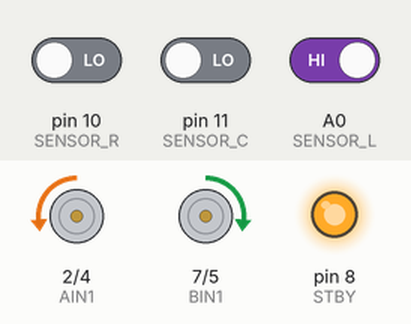
A sketch run on a simulated Arduino Uno, built with avr-gcc and run on an emulated ATmega328P. Shown: motor-driver pin pairs drawn as motors (green arrow = first pin HIGH = forward, orange = second pin HIGH = backward, longer = more drive, scaled by the enable pin, stopped while the standby pin is LOW), output pins drawn as LEDs (lit = HIGH). The inputs (shaded band) are chosen by the test bench; at power-on: pin 10 (SENSOR_R) LOW, A0 (SENSOR_L) HIGH, pin 11 (SENSOR_C) LOW.

Above: at 4.2 s.
4.3 s: pin 10 (SENSOR_R) driven HIGH
At 4.6 s:
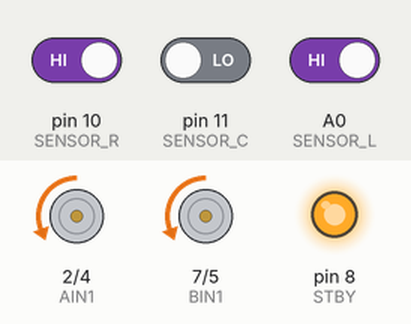
5.8 s: A0 (SENSOR_L) driven LOW
At 7.0 s:
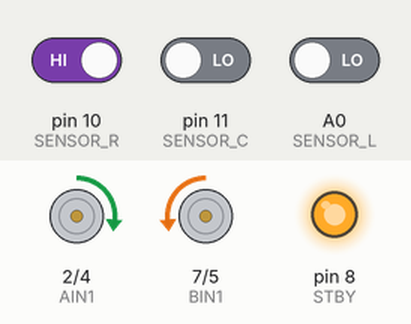
7.3 s: A0 (SENSOR_L) driven HIGH
At 8.1 s:
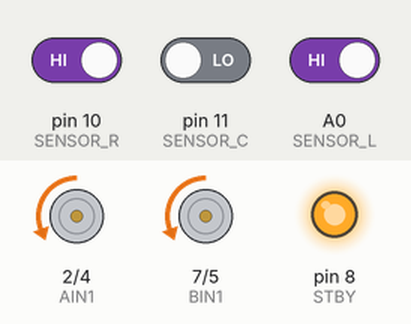
8.8 s: pin 10 (SENSOR_R) driven LOW
At 9.2 s:
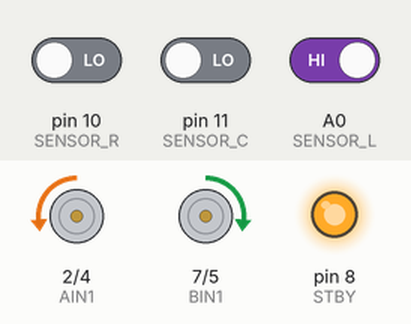
Timing chart, 0 to 11.3 s (numbered marks = the images above; inputs shaded):
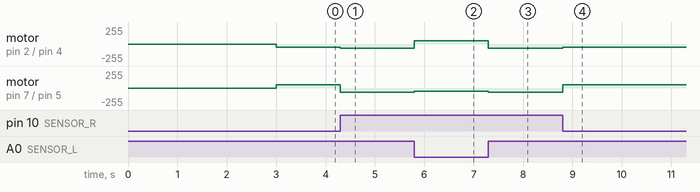

The sketch:

linetracing_mobotshield_v1_3.ino
```cpp
/***************************************************************************
 Line tracing example using the Kimat MoBot Shield.

 This software is free provided that this notice is not removed and proper attribution
 is accorded to Layad Circuits and its Author(s).
 Layad Circuits invests resources in producing free software. By purchasing Layad Circuits'
 products or utilizing its services, you support the continuing development of free software
 for all.

 Author(s): C.D.Malecdan for Layad Circuits Electronics Engineering
 Revision: 1.1 - 2019/06/11 - adjusted speed and other parameters
 Layad Circuits Electronics Engineering Supplies and Services
 B314 Lopez Bldg., Session Rd. cor. Assumption Rd., Baguio City, Philippines
 www.layadcircuits.com
 general: info@layadcircuits.com
 sales: sales@layadcircuits.com
 +63-916-442-8565
 * NOTES:
 * Install right motor(s) on AIN1 & AIN2
 * Install left motor(s) on BIN1 & BIN2
 * When the Single Supply microjumper is installed, install just ONE power source for
 * both Arduino (6-12V) and Motors(voltage dependes on motors). This single power source must be a voltage accepted by both Arduino and motors
 ***************************************************************************/

/* Hardware notes
 * 3 Saleng Trackers on pins headers
 * I1(left),I2(center) and I3(right)
 * Install right motor(s) on AIN1 & AIN2
 * Install left motor(s) on BIN1 & BIN2
 */

// change below to define if line
// is black on white background or
// white on black background.
// These define the sensor value when
// under black and white surface
// You may also use the DO and ~DO
// pins of the Saleng Tracker to
// change line configuration

#define BLK LOW  // line
#define WHT HIGH // background

// speed setting based on movement
// 255=full speed
#define SPEED_ON_TURNS 48
#define SPEED_FORWARD 64
#define SPEED_BACKWARD 32

#define AIN1 2
#define BIN1 7
#define AIN2 4
#define BIN2 5
#define PWMA 3
#define PWMB 6
#define STBY 8
#define SENSOR_L A0
#define SENSOR_C 11
#define SENSOR_R 10

byte sensorL, sensorC, sensorR;


void speedSetting(byte val)
{
  analogWrite(PWMA,val);
  analogWrite(PWMB,val);
}

void forward()
{
  speedSetting(SPEED_FORWARD);
  digitalWrite(AIN1,LOW);
  digitalWrite(AIN2,HIGH);
  digitalWrite(BIN1,LOW);
  digitalWrite(BIN2,HIGH);
}

void backward()
{
  speedSetting(SPEED_BACKWARD);
  digitalWrite(AIN1,HIGH);
  digitalWrite(AIN2,LOW);
  digitalWrite(BIN1,HIGH);
  digitalWrite(BIN2,LOW);
}

void turnleft()
{
  speedSetting(SPEED_ON_TURNS);
  digitalWrite(AIN1,LOW);
  digitalWrite(AIN2,HIGH);
  digitalWrite(BIN1,HIGH);
  digitalWrite(BIN2,LOW);
}

void turnright()
{
  speedSetting(SPEED_ON_TURNS);
  digitalWrite(AIN1,HIGH);
  digitalWrite(AIN2,LOW);
  digitalWrite(BIN1,LOW);
  digitalWrite(BIN2,HIGH);
}

void motorstop()
{
  digitalWrite(AIN1,LOW);
  digitalWrite(AIN2,LOW);
  digitalWrite(BIN1,LOW);
  digitalWrite(BIN2,LOW);
}

void shortbreak()
{
  digitalWrite(AIN1,HIGH);
  digitalWrite(AIN2,HIGH);
  digitalWrite(BIN1,HIGH);
  digitalWrite(BIN2,HIGH);
}


void setup() {
  pinMode(SENSOR_L,INPUT);
  pinMode(SENSOR_C,INPUT);
  pinMode(SENSOR_R,INPUT);
  pinMode(AIN1,OUTPUT);
  pinMode(AIN2,OUTPUT);
  pinMode(BIN1,OUTPUT);
  pinMode(BIN2,OUTPUT);
  pinMode(STBY,OUTPUT); // may be removed if H3 jumper is between STBY and 5V
  digitalWrite(STBY,HIGH);//enable driver
  //we use a slow speed to avoid
  // overshooting lines
  // and conserve battery
  // full speed = 255
  speedSetting(80);
  delay(3000); // add 5s delay
  Serial.begin(115200);
}

void loop() {
  // read and store all sensors
  sensorL = digitalRead(SENSOR_L);
  sensorC = digitalRead(SENSOR_C);
  sensorR = digitalRead(SENSOR_R);

  if(sensorL == BLK && sensorC == BLK && sensorR == BLK)
  {
    //do nothing
  }
  else if(sensorL == WHT && sensorC == BLK && sensorR == BLK)
  {
    turnleft();
  }
  else if(sensorL == WHT && sensorC == BLK && sensorR == WHT)
  {
    // confused! Just move forward
    forward();
  }
  else if(sensorL == BLK && sensorC == BLK && sensorR == WHT)
  {
    turnright();
  }
  else if(sensorL == BLK && sensorC == WHT && sensorR == BLK)
  {
    forward();
  }
  else if(sensorL == WHT && sensorC == WHT && sensorR == BLK)
  {
    turnleft();
  }
  else if(sensorL == WHT && sensorC == WHT && sensorR == WHT)
  {
    forward();
  }
  else if(sensorL == BLK && sensorC == WHT && sensorR == WHT)
  {
    turnright();
  }

}
```

Measured:
- after the input at 4.3 s, motor on pin 2 (AIN1) / pin 4 (AIN2): backward 48/255 → backward 64/255 at once; motor on pin 7 (BIN1) / pin 5 (BIN2): forward 48/255 → backward 64/255 at once
- after the input at 5.8 s, motor on pin 2 (AIN1) / pin 4 (AIN2): backward 64/255 → forward 48/255 at once; motor on pin 7 (BIN1) / pin 5 (BIN2): backward 64/255 → backward 48/255 at once
- after the input at 7.3 s, motor on pin 2 (AIN1) / pin 4 (AIN2): forward 48/255 → backward 64/255 at once; motor on pin 7 (BIN1) / pin 5 (BIN2): backward 48/255 → backward 64/255 at once
- after the input at 8.8 s, motor on pin 2 (AIN1) / pin 4 (AIN2): backward 64/255 → backward 48/255 at once; motor on pin 7 (BIN1) / pin 5 (BIN2): backward 64/255 → forward 48/255 at once
